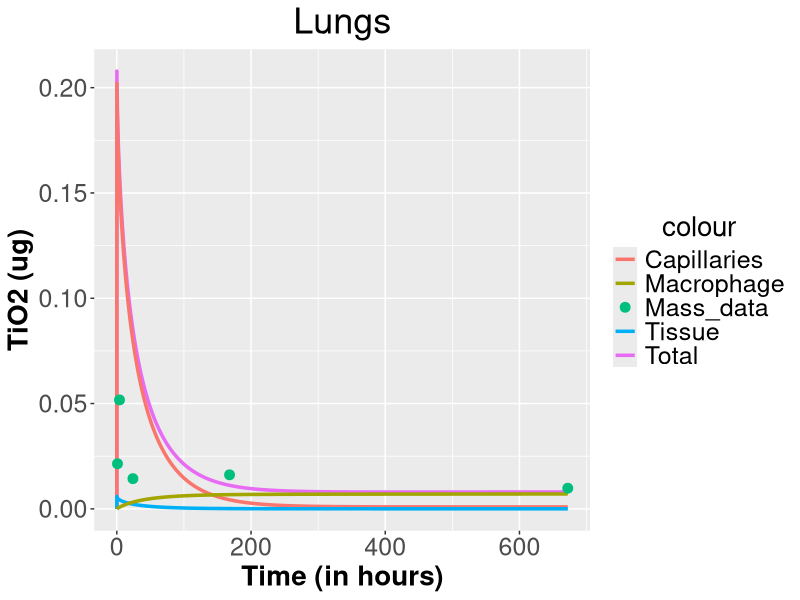
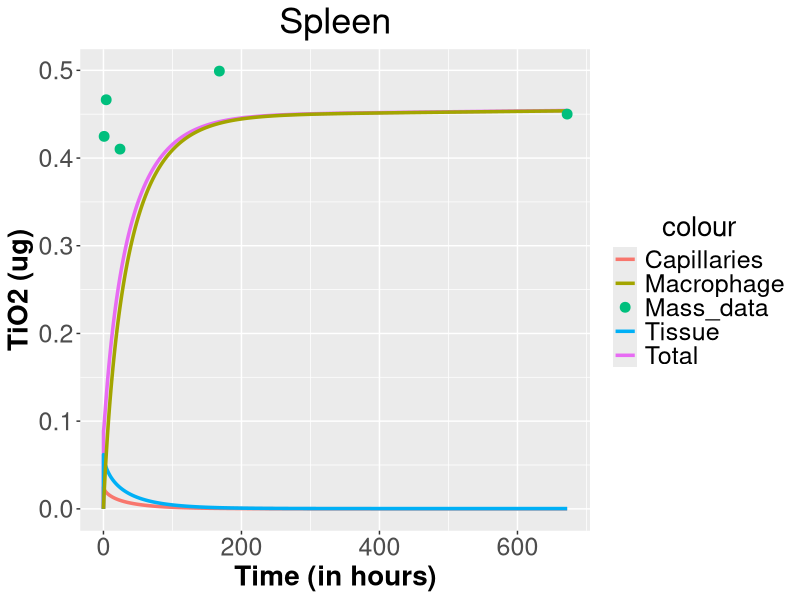
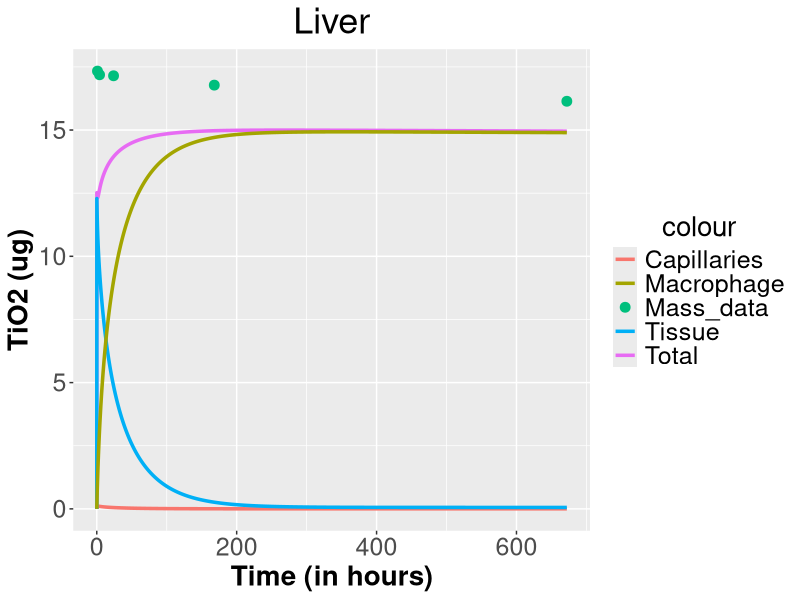
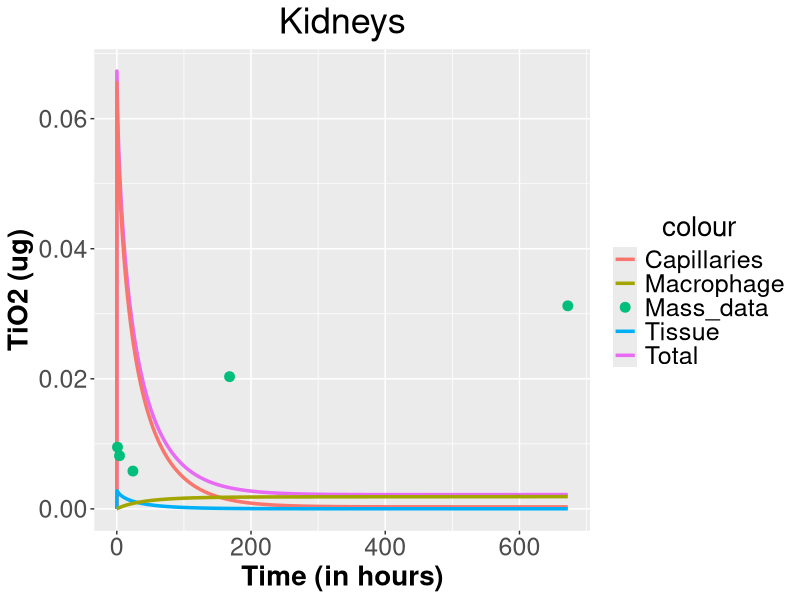
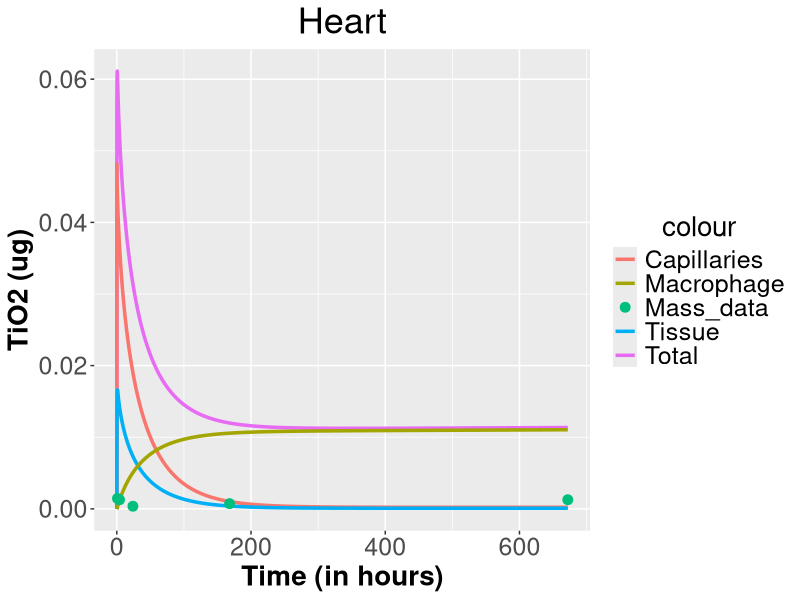
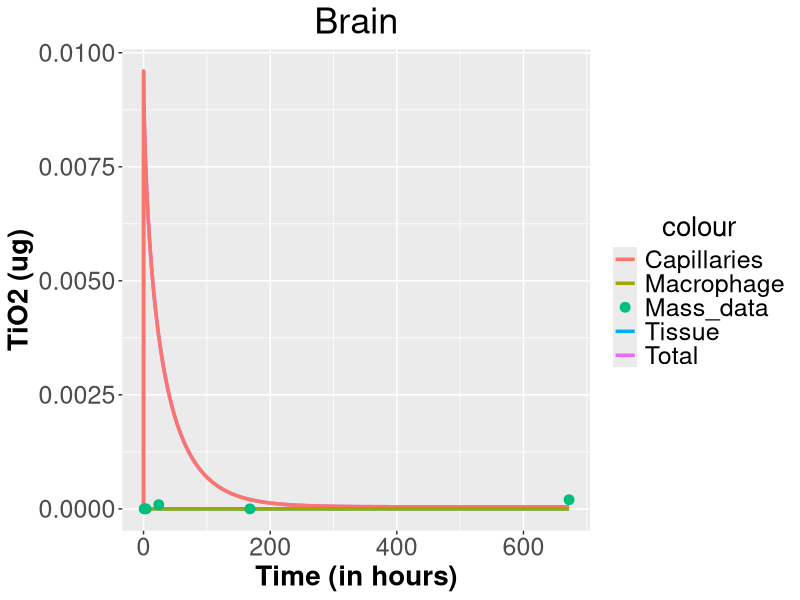
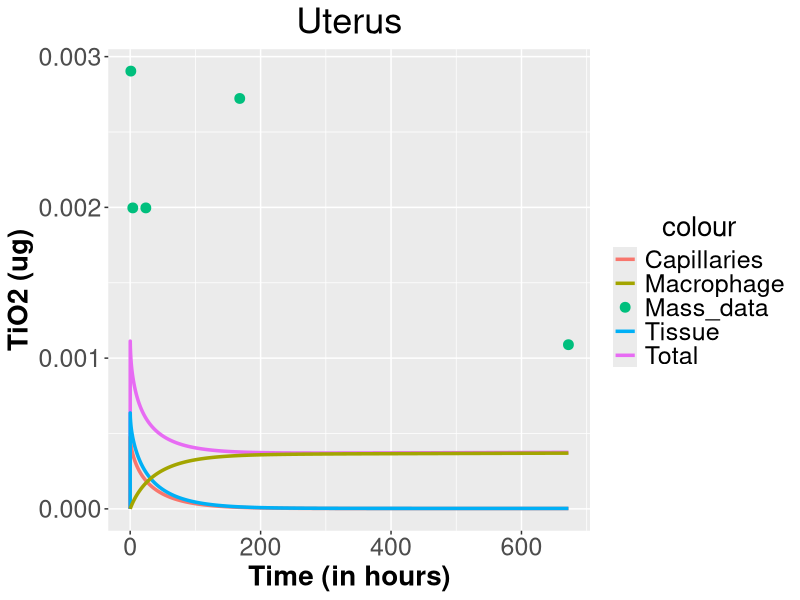
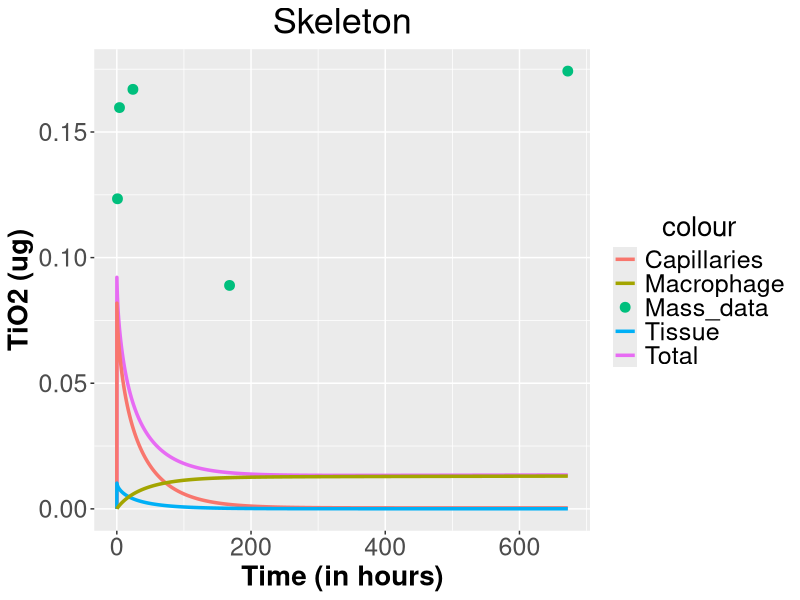

R code for these plots, in order: (Note: this script raises an error after producing the figures.)
library(openxlsx)
library(deSolve)
library(ggplot2)

setwd("C:\\Users\\vassi\\Documents\\Diploma Thesis\\My nano PBPK\\Final Model\\Fitting\\Test 3")

####################################################################
###################             DATA             ###################
####################################################################

doses <- c(18.15, 11.29, 16.53, 108.5, 46.92)

### Important!!! each compartment has a specific index vectors Tissue_fractions, Regional_flow_fractions, Capillary_fractions and cannot be changed
# The index of each compartment:
#Rest of Body (rob) --> 1
#Heart (ht) --> 2
#Kidneys (ki) --> 3
#Brain (br) --> 4
#Spleen (spl) --> 5
#Lungs (lu) --> 6
#Liver (li) --> 7
#Uterus (ut) --> 8
#Skeleton (skel) --> 9
#Adipose (ad) --> 10
#Skin (skin) --> 11
#Muscles (mu) --> 12


####################
### User's INPUT ###
####################
#### If any of these compartments don not exist in pbpk, just give it the value NA in compartments vector, example: "Heart" = NA and it will remove it 
#### from the equilibriums and the corresponding V_tis, V_cap, Q will be equal to NA.


compartments <- list( "RoB"="RoB","Heart"="Heart", "Kidneys"="Kidneys", "Brain"="Brain", "Spleen"="Spleen",
                      "Lungs"="Lungs", "Liver"="Liver", "Uterus"="Uterus", "Skeleton"="Skeleton", "Adipose"="Adipose", "Skin"="Skin", "Muscles"="Muscles") #used as input in function, compartments that are used in pbpk

BW <- 263 # Total Body weight of rat in g

#####################################
### Function to create Parameters ###
#####################################

create.params <- function(comp_names, w){
  
  # List with names of all possible compartments
  all_comps <- list("RoB"="RoB","Heart"="Heart", "Kidneys"="Kidneys", "Brain"="Brain", "Spleen"="Spleen",
                    "Lungs"="Lungs", "Liver"="Liver", "Uterus"="Uterus", "Skeleton"="Skeleton", "Adipose"="Adipose", "Skin"="Skin", "Muscles"="Muscles") # List with names of all possible compartments
  
  ### Density of tissues/organs
  d_tissue <- 1 #g/ml
  d_skeleton <- 1.92 #g/ml
  d_adipose <- 0.940 #g/ml
  
  Q_total <- (1.54*w^0.75)*60 # Total Cardiac Output (ml/h)
  
  Total_Blood <- 0.06*w+0.77 # Total blood volume (ml)
  
  #Arterial blood volume
  Vart <- 1.2905*w/100 #0.15*Total_Blood #(ml)
  
  #Veins blood volume
  Vven <- 2.968*w/100 #0.64*Total_Blood #(ml)
  
  fr_ad <- 0.0199*w + 1.644 # w in g,  Brown et al.1997 p.420. This equation gives the  adipose % of body weight 
  
  #read data from excel
  fractions <- openxlsx::read.xlsx("Rat physiological parameters.xlsx", sheet = 1, colNames = T, rowNames = T)
  fractions <- as.matrix(sapply(fractions, as.numeric))
  
  #Tissue weight fraction 
  Tissue_fractions <- fractions[,1]/100 # % of BW. Na values refers to the volume of the rest organs(RoB)
  Tissue_fractions[10] <- fr_ad/100
  #Regional blood flow fraction
  Regional_flow_fractions <- fractions[,2]/100 # % of total cardiac output
  #Capillary volume fractions (fractions of tissue volume)
  Capillary_fractions <- fractions[,3] # of tissue volume
  #Macrophage content as fraction tissue volume for each tissue/organ
  Macrophage_fractions <- fractions[,4] 
  
  W_tis <- rep(0,length(comp_names))
  V_tis <- rep(0,length(comp_names))
  V_cap <- rep(0,length(comp_names))
  V_macro <- rep(0,length(comp_names))  #one more for blood compartment
  Q <- rep(0,length(comp_names))
  
  
  for (i in 1:length(comp_names)) {
    control <- comp_names[i]
    
    Tissue_fractions[i] <- ifelse(is.na(control), NA, Tissue_fractions[i])
    Regional_flow_fractions[i] <- ifelse(is.na(control), NA, Regional_flow_fractions[i])
    Capillary_fractions[i] <- ifelse(is.na(control), NA, Capillary_fractions[i])
    Macrophage_fractions[i] <- ifelse(is.na(control), NA, Macrophage_fractions[i])
    
    ### Calculation of tissue weights  
    W_tis[i] <- w*Tissue_fractions[i]
    
    
    ###Calculation of tissue volumes
    
    if (i==9){
      V_tis[i] <- W_tis[i]/d_skeleton
    } else if(i==10){
      V_tis[i] <- W_tis[i]/d_adipose
    } else{
      V_tis[i] <- W_tis[i]/d_tissue 
    }
    
    ###Calculation of capillary volumes
    V_cap[i] <- V_tis[i]*Capillary_fractions[i]
    
    ###Volume of macrophage contents
    V_macro[i] <- V_tis[i]*Macrophage_fractions[i]
    
    ###Calculation of regional blood flows
    Q[i] <- Q_total*Regional_flow_fractions[i]
  }
  
  Vm_ven <- 0.02*Vven #macrophage content in veins
  Vm_art <- 0.01*Vart #0.02*Vart #macrophage content in arteries
  
  ### Calculations for "Rest of Body" compartment
  W_tis[1] <- w - sum(W_tis[2:length(W_tis)], na.rm = TRUE)
  V_tis[1] <- W_tis[1]     #(considering that the density of the rest tissues is 1 g/ml)
  Q[1] <- Q_total - sum(Q[2:length(Q)],na.rm = TRUE) + Q[6]
  V_cap[1] <- Total_Blood - Vven - Vart - sum(V_cap[2:length(V_cap)], na.rm = TRUE)
  V_macro[1] <- V_tis[1]*Macrophage_fractions[1]
  #Capillary_fractions[1] <- V_cap[1]/V_tis[1]
  
  
  parameters <- matrix(c(W_tis[],V_tis[],V_cap[],Q[],V_macro[]), ncol = 5)
  colnames(parameters) <- c("W_tis", "V_tis", "V_cap", "Q", "V_macro")
  rownames(parameters) <- all_comps
  
  
  return(list(parameters,
              "Q_total"=Q_total, "V_blood"=Total_Blood, "Vven"=Vven, "Vart"=Vart, "Vm_ven"=Vm_ven, "Vm_art"=Vm_art,
              
              "W_rob"=parameters[1,1], "W_ht"=parameters[2,1], "W_ki"=parameters[3,1], "W_br"=parameters[4,1], "W_spl"=parameters[5,1], "W_lu"=parameters[6,1], "W_li"=parameters[7,1], "W_ut"=parameters[8,1], "W_skel"=parameters[9,1],
              "W_ad"=parameters[10,1], "W_skin"=parameters[11,1], "W_mu"=parameters[12,1], 
              
              "Vtis_rob"=parameters[1,2], "Vtis_ht"=parameters[2,2], "Vtis_ki"=parameters[3,2], "Vtis_br"=parameters[4,2], "Vtis_spl"=parameters[5,2], "Vtis_lu"=parameters[6,2], "Vtis_li"=parameters[7,2], "Vtis_ut"=parameters[8,2], "Vtis_skel"=parameters[9,2],
              "Vtis_ad"=parameters[10,2], "Vtis_skin"=parameters[11,2], "Vtis_mu"=parameters[12,2],
              
              "Vcap_rob"=parameters[1,3], "Vcap_ht"=parameters[2,3], "Vcap_ki"=parameters[3,3], "Vcap_br"=parameters[4,3], "Vcap_spl"=parameters[5,3], "Vcap_lu"=parameters[6,3], "Vcap_li"=parameters[7,3], "Vcap_ut"=parameters[8,3], "Vcap_skel"=parameters[9,3],
              "Vcap_ad"=parameters[10,3], "Vcap_skin"=parameters[11,3], "Vcap_mu"=parameters[12,3],
              
              "Vm_rob"=parameters[1,5], "Vm_ht"=parameters[2,5], "Vm_ki"=parameters[3,5], "Vm_br"=parameters[4,5], "Vm_spl"=parameters[5,5], "Vm_lu"=parameters[6,5], "Vm_li"=parameters[7,5], "Vm_ut"=parameters[8,5], "Vm_skel"=parameters[9,5],
              "Vm_ad"=parameters[10,5], "Vm_skin"=parameters[11,5], "Vm_mu"=parameters[12,5],
              "Q_rob"=parameters[1,4]+parameters[6,4], "Q_ht"=parameters[2,4], "Q_ki"=parameters[3,4], "Q_br"=parameters[4,4], "Q_spl"=parameters[5,4], "Q_lu"=parameters[6,4], "Q_li"=parameters[7,4], "Q_ut"=parameters[8,4], "Q_skel"=parameters[9,4],
              "Q_ad"=parameters[10,4], "Q_skin"=parameters[11,4], "Q_mu"=parameters[12,4],
              
              
              P_1=6, #liver
              P_2=0.55, #spleen
              P_3=0.01, #kidneys, lungs, blood
              P_4=0.1, #heart, uterus
              P_5=0.005, #Skeleton, Soft tissue 
              P_6=1e-10, #brain
              
              x_1=1000, #liver
              x_2=1000, #spleen
              x_3=0.0001, #kidneys, lungs, blood
              x_4=0.001, #heart, uterus
              x_5=10, #Skeleton, Soft tissue
              x_6=1e-10, #brain,
              k_de=0.0001,
              Km=5, #micro-g/ml 
              Pup=0.995, #ml/h/(ml pcs)
              
             
              CLE_f=0.0008, #1/h
              CLE_u=1.7 #1/h
              
              
  ))
}

params<-create.params(compartments,BW)
#print(params)
dose <- doses[1]
inits <- c(Mcap_lu=0, Mcap_spl=0, Mcap_li=0, Mcap_ki=0, Mcap_ht=0, Mcap_br=0, Mcap_ut=0, Mcap_skel=0, Mcap_st=0, Mcap_rob=0,
           Mtis_lu=0, Mtis_spl=0, Mtis_li=0, Mtis_ki=0, Mtis_ht=0, Mtis_br=0, Mtis_ut=0, Mtis_skel=0, Mtis_st=0, Mtis_rob=0,
           Mm_lu=0, Mm_spl=0, Mm_li=0, Mm_ki=0, Mm_ht=0, Mm_br=0, Mm_ut=0, Mm_skel=0, Mm_st=0, Mm_rob=0, 
           M_ven=dose, M_art=0, Mm_ven=0, Mm_art=0, M_feces=0, M_urine=0)


###############
# ODEs system #
###############
ode.func <- function(time, inits, params){
  with( as.list(c(inits,params)),{
    
    #In Kreyling data, soft tissue compartment consists of muscles, adipose and skin. As a result these 3 compartments will be represented as 1 (Soft tissue) here.
    W_st <- W_ad + W_skin + W_mu
    Vtis_st <- Vtis_ad + Vtis_skin + Vtis_mu
    Vcap_st <- Vcap_ad + Vcap_skin + Vcap_mu
    Q_st <- Q_ad + Q_skin + Q_mu
    Vm_st <- Vm_ad + Vm_skin + Vm_mu
    
    #Capillary concentrations
    Ccap_lu <- Mcap_lu/Vcap_lu
    Ccap_spl <- Mcap_spl/Vcap_spl
    Ccap_li <- Mcap_li/Vcap_li
    Ccap_ki <- Mcap_ki/Vcap_ki
    Ccap_ht <- Mcap_ht/Vcap_ht
    Ccap_br <- Mcap_br/Vcap_br
    Ccap_ut <- Mcap_ut/Vcap_ut
    Ccap_skel <- Mcap_skel/Vcap_skel
    Ccap_st <- Mcap_st/Vcap_st
    Ccap_rob <- Mcap_rob/Vcap_rob
    
    #Tissue concentration
    Ctis_lu <- Mtis_lu/Vtis_lu
    Ctis_spl <- Mtis_spl/Vtis_spl
    Ctis_li <- Mtis_li/Vtis_li
    Ctis_ki <- Mtis_ki/Vtis_ki
    Ctis_ht <- Mtis_ht/Vtis_ht
    Ctis_br <- Mtis_br/Vtis_br
    Ctis_ut <- Mtis_ut/Vtis_ut
    Ctis_skel <- Mtis_skel/Vtis_skel
    Ctis_st <- Mtis_st/Vtis_st
    Ctis_rob <- Mtis_rob/Vtis_rob
    
    #Concentration in Macrophages cells sub-compartment
    Cm_lu <- Mm_lu/Vm_lu
    Cm_spl <- Mm_spl/Vm_spl
    Cm_li <- Mm_li/Vm_li
    Cm_ki <- Mm_ki/Vm_ki
    Cm_ht <- Mm_ht/Vm_ht
    Cm_br <- Mm_br/Vm_br
    Cm_ut <- Mm_ut/Vm_ut
    Cm_skel <- Mm_skel/Vm_skel
    Cm_st <- Mm_st/Vm_st
    Cm_rob <- Mm_rob/Vm_rob
    
    Cm_art <- Mm_art/Vm_art
    Cm_ven <- Mm_ven/Vm_ven
    
    C_ven <- M_ven/Vven
    C_art <- M_art/Vart
    
    
    PA_lu<-x_3*Q_total
    PA_spl<-x_2*Q_spl
    PA_li<-x_1*Q_li
    PA_ki<-x_3*Q_ki
    PA_ht<-x_4*Q_ht
    PA_br<-x_6*Q_br
    PA_ut<-x_4*Q_ut
    PA_skel<-x_5*Q_skel
    PA_st<-x_5*Q_st
    PA_rob<-x_4*Q_rob
    
    P_lu <- P_3
    P_spl <- P_2
    P_li <- P_1
    P_ki <- P_3
    P_ht <- P_4
    P_br <- P_6
    P_ut <- P_4
    P_skel <- P_5
    P_st <- P_5
    P_rob <- P_4
    
    Pup_lu<-Pup*Vm_lu*(1-(Cm_lu/(Km+Cm_lu))) #ml/h
    Pup_spl<-Pup*Vm_spl*(1-(Cm_spl/(Km+Cm_spl))) #ml/h
    Pup_li<-Pup*Vm_li*(1-(Cm_li/(Km+Cm_li))) #ml/h
    Pup_ki<-Pup*Vm_ki*(1-(Cm_ki/(Km+Cm_ki))) #ml/h
    Pup_ht<-Pup*Vm_ht*(1-(Cm_ht/(Km+Cm_ht))) #ml/h
    Pup_br<-Pup*Vm_br*(1-(Cm_br/(Km+Cm_br))) #ml/h
    Pup_ut<-Pup*Vm_ut*(1-(Cm_ut/(Km+Cm_ut))) #ml/h
    Pup_skel<-Pup*Vm_skel*(1-(Cm_skel/(Km+Cm_skel))) #ml/h
    Pup_st<-Pup*Vm_st*(1-(Cm_st/(Km+Cm_st))) #ml/h
    Pup_rob<-Pup*Vm_rob*(1-(Cm_rob/(Km+Cm_rob))) #ml/h
    
    Pup_ven<-Pup*Vm_ven*(1-(Cm_ven/(Km+Cm_ven))) #ml/h
    Pup_art<-Pup*Vm_art*(1-(Cm_art/(Km+Cm_art))) #ml/h
    
    #Lungs
    dMcap_lu <- Q_total*C_ven - Q_total*Ccap_lu - PA_lu*Ccap_lu + PA_lu*Ctis_lu/P_lu
    dMtis_lu <- PA_lu*Ccap_lu - PA_lu*Ctis_lu/P_lu - Pup_lu*Ctis_lu + k_de*Mm_lu
    dMm_lu   <- Pup_lu*Ctis_lu - k_de*Mm_lu
    
    #Spleen
    dMcap_spl <- Q_spl*C_art - Q_spl*Ccap_spl - PA_spl*Ccap_spl + PA_spl*Ctis_spl/P_spl
    dMtis_spl <- PA_spl*Ccap_spl - PA_spl*Ctis_spl/P_spl - Pup_spl*Ctis_spl + k_de*Mm_spl
    dMm_spl   <- Pup_spl*Ctis_spl - k_de*Mm_spl
    
    #Liver
    dMcap_li <- Q_li*C_art + Q_spl*Ccap_spl - (Q_li+Q_spl)*Ccap_li - PA_li*Ccap_li + PA_li*Ctis_li/P_li
    dMtis_li <- PA_li*Ccap_li - PA_li*Ctis_li/P_li - Pup_li*Ctis_li + k_de*Mm_li - CLE_f*Mtis_li
    dMm_li   <- Pup_li*Ctis_li - k_de*Mm_li
    dM_feces <- CLE_f*Mtis_li
    
    #Kidneys
    dMcap_ki <- Q_ki*C_art - Q_ki*Ccap_ki - PA_ki*Ccap_ki + PA_ki*Ctis_ki/P_ki
    dMtis_ki <- PA_ki*Ccap_ki - PA_ki*Ctis_ki/P_ki - Pup_ki*Ctis_ki + k_de*Mm_ki - CLE_u*Mtis_ki
    dMm_ki   <- Pup_ki*Ctis_ki - k_de*Mm_ki
    dM_urine <- CLE_u*Mtis_ki
    
    #Heart
    dMcap_ht <- Q_ht*C_art - Q_ht*Ccap_ht - PA_ht*Ccap_ht + PA_ht*Ctis_ht/P_ht
    dMtis_ht <- PA_ht*Ccap_ht - PA_ht*Ctis_ht/P_ht - Pup_ht*Ctis_ht + k_de*Mm_ht
    dMm_ht   <- Pup_ht*Ctis_ht - k_de*Mm_ht
    
    #Brain
    dMcap_br <- Q_br*C_art - Q_br*Ccap_br - PA_br*Ccap_br + PA_br*Ctis_br/P_br
    dMtis_br <- PA_br*Ccap_br - PA_br*Ctis_br/P_br - Pup_br*Ctis_br + k_de*Mm_br
    dMm_br   <- Pup_br*Ctis_br - k_de*Mm_br
    
    #Uterus
    dMcap_ut <- Q_ut*C_art - Q_ut*Ccap_ut - PA_ut*Ccap_ut + PA_ut*Ctis_ut/P_ut
    dMtis_ut <- PA_ut*Ccap_ut - PA_ut*Ctis_ut/P_ut - Pup_ut*Ctis_ut + k_de*Mm_ut
    dMm_ut   <- Pup_ut*Ctis_ut - k_de*Mm_ut
    
    #Skeleton
    dMcap_skel <- Q_skel*C_art - Q_skel*Ccap_skel - PA_skel*Ccap_skel + PA_skel*Ctis_skel/P_skel
    dMtis_skel <- PA_skel*Ccap_skel - PA_skel*Ctis_skel/P_skel - Pup_skel*Ctis_skel + k_de*Mm_skel
    dMm_skel   <- Pup_skel*Ctis_skel - k_de*Mm_skel
    
    #Soft tissue
    dMcap_st <- Q_st*C_art - Q_st*Ccap_st - PA_st*Ccap_st + PA_st*Ctis_st/P_st
    dMtis_st <- PA_st*Ccap_st - PA_st*Ctis_st/P_st - Pup_st*Ctis_st + k_de*Mm_st
    dMm_st   <- Pup_st*Ctis_st - k_de*Mm_st
    
    #Rest of Body
    dMcap_rob <- Q_rob*C_art - Q_rob*Ccap_rob - PA_rob*Ccap_rob + PA_rob*Ctis_rob/P_rob
    dMtis_rob <- PA_rob*Ccap_rob - PA_rob*Ctis_rob/P_rob - Pup_rob*Ctis_rob + k_de*Mm_rob
    dMm_rob   <- Pup_rob*Ctis_rob - k_de*Mm_rob
    
    #Veins
    dM_ven <- - Q_total*C_ven + (Q_li+Q_spl)*Ccap_li + Q_ki*Ccap_ki + Q_ht*Ccap_ht + Q_br*Ccap_br + Q_ut*Ccap_ut + Q_skel*Ccap_skel + 
      Q_st*Ccap_st + Q_rob*Ccap_rob - Pup_ven*C_ven + k_de*Mm_ven
    dMm_ven <- Pup_ven*C_ven - k_de*Mm_ven
    
    #Arteries
    dM_art <- Q_total*Ccap_lu - Q_spl*C_art - Q_li*C_art - Q_ki*C_art - Q_ht*C_art - Q_br*C_art - Q_ut*C_art - Q_skel*C_art - Q_st*C_art - Q_rob*C_art - 
      Pup_art*C_art + k_de*Mm_art
    dMm_art <-Pup_art*C_art - k_de*Mm_art
    
    
    #Total amounts in each compartment
    #Lungs
    Lu_total <- Mcap_lu + Mtis_lu + Mm_lu
    
    #Spleen
    Spl_total <- Mcap_spl + Mtis_spl + Mm_spl
    
    #Liver
    Li_total <- Mcap_li + Mtis_li + Mm_li
    
    #Kidneys
    Ki_total <- Mcap_ki + Mtis_ki + Mm_ki
    
    #Heart
    Ht_total <- Mcap_ht + Mtis_ht + Mm_ht
    
    #Brain
    Br_total <- Mcap_br + Mtis_br + Mm_br
    
    #Uterus
    Ut_total <- Mcap_ut + Mtis_ut + Mm_ut
    
    #Skeleton
    Skel_total <- Mcap_skel + Mtis_skel + Mm_skel 
    
    #Soft tissue
    St_total <- Mcap_st + Mtis_st + Mm_st
    
    #Rest of Body
    Rob_total <- Mcap_rob + Mtis_rob + Mm_rob
    
    #Blood
    Blood_total <- M_ven + Mm_ven + M_art + Mm_art
    
    Feces_total = M_feces
    Urine_total = M_urine
    
    list(c(dMcap_lu=dMcap_lu, dMcap_spl=dMcap_spl, dMcap_li=dMcap_li, dMcap_ki=dMcap_ki, dMcap_ht=dMcap_ht, dMcap_br=dMcap_br, dMcap_ut=dMcap_ut, dMcap_skel=dMcap_skel, dMcap_st=dMcap_st, dMcap_rob=dMcap_rob,
           dMtis_lu=dMtis_lu, dMtis_spl=dMtis_spl, dMtis_li=dMtis_li, dMtis_ki=dMtis_ki, dMtis_ht=dMtis_ht, dMtis_br=dMtis_br, dMtis_ut=dMtis_ut, dMtis_skel=dMtis_skel, dMtis_st=dMtis_st, dMtis_rob=dMtis_rob,
           dMm_lu=dMm_lu, dMm_spl=dMm_spl, dMm_li=dMm_li, dMm_ki=dMm_ki, dMm_ht=dMm_ht, dMm_br=dMm_br, dMm_ut=dMm_ut, dMm_skel=dMm_skel, dMm_st=dMm_st, dMm_rob=dMm_rob,
           dM_ven=dM_ven, dM_art=dM_art, dMm_ven=dMm_ven, dMm_art=dMm_art, dM_feces=dM_feces, dM_urine=dM_urine), 
         Lu_total=Lu_total, Spl_total=Spl_total, Li_total=Li_total, Ki_total=Ki_total, Ht_total=Ht_total, Br_total=Br_total, Ut_total=Ut_total, 
         Skel_total=Skel_total, St_total=St_total, Rob_total=Rob_total, Blood_total=Blood_total, Feces_total=Feces_total, Urine_total=Urine_total)
    
    
  })}

#sample_time <- c(0, 10/60, 1, 1*24, 7*24, 28*24) #in hours
sample_time <- seq(0, 28*24, 0.1) #in hours

solution <- ode(times = sample_time, func = ode.func, y = inits, parms = params, method = "bdf")
#print(solution)
#rowSums(solution[,2:(length(inits)+1)])

Total_amounts <- solution[,38:50]


solution <- solution[,2:(length(inits)+1)]
ltime <- length(sample_time)
Capillaries_amount <- matrix(0, nrow = ltime, ncol = 11)

for (t in 1:ltime) { # t->time indice 
  ### Amount of NPs in capillaries of each organ
  
  # Amount in Lungs
  Capillaries_amount[t,1] <- solution[t,1]
  
  # Amount in Spleen
  Capillaries_amount[t,2] <- solution[t,2] 
  
  # Amount in Liver
  Capillaries_amount[t,3] <- solution[t,3] 
  
  # Amount in Kidneys
  Capillaries_amount[t,4] <- solution[t,4] 
  
  # Amount in Heart
  Capillaries_amount[t,5] <- solution[t,5] 
  
  # Amount in Brain
  Capillaries_amount[t,6] <- solution[t,6] 
  
  # Amount in Uterus
  Capillaries_amount[t,7] <- solution[t,7]  
  
  # Amount in Skeleton
  Capillaries_amount[t,8] <- solution[t,8] 
  
  # Amount in Soft tissue
  Capillaries_amount[t,9] <- solution[t,9] 
  
  # Amount in Rest of Body
  Capillaries_amount[t,10] <- solution[t,10] 
  
  # Amount in Blood
  Capillaries_amount[t,11] <- 0
}


Tissue_amount <- matrix(0, nrow = ltime, ncol = 11)
for (t in 1:ltime) { # t->time indice 
  ### Amount of NPs in tissue of each organ
  
  # Amount in Lungs
  Tissue_amount[t,1] <- solution[t,11]
  
  # Amount in Spleen
  Tissue_amount[t,2] <- solution[t,12] 
  
  # Amount in Liver
  Tissue_amount[t,3] <- solution[t,13] 
  
  # Amount in Kidneys
  Tissue_amount[t,4] <- solution[t,14] 
  
  # Amount in Heart
  Tissue_amount[t,5] <- solution[t,15] 
  
  # Amount in Brain
  Tissue_amount[t,6] <- solution[t,16] 
  
  # Amount in Uterus
  Tissue_amount[t,7] <- solution[t,17]  
  
  # Amount in Skeleton
  Tissue_amount[t,8] <- solution[t,18] 
  
  # Amount in Soft tissue
  Tissue_amount[t,9] <- solution[t,19] 
  
  # Amount in Rest of Body
  Tissue_amount[t,10] <- solution[t,20] 
  
  # Amount in Blood
  Tissue_amount[t,11] <- solution[t,31] + solution[t,32]
}

PCs_amount <- matrix(0, nrow = ltime, ncol = 11)
for (t in 1:ltime) { # t->time indice 
  ### Amount of NPs in tissue of each organ
  
  # Amount in Lungs
  PCs_amount[t,1] <- solution[t,21]
  
  # Amount in Spleen
  PCs_amount[t,2] <- solution[t,22] 
  
  # Amount in Liver
  PCs_amount[t,3] <- solution[t,23] 
  
  # Amount in Kidneys
  PCs_amount[t,4] <- solution[t,24] 
  
  # Amount in Heart
  PCs_amount[t,5] <- solution[t,25] 
  
  # Amount in Brain
  PCs_amount[t,6] <- solution[t,26] 
  
  # Amount in Uterus
  PCs_amount[t,7] <- solution[t,27]  
  
  # Amount in Skeleton
  PCs_amount[t,8] <- solution[t,28] 
  
  # Amount in Soft tissue
  PCs_amount[t,9] <- solution[t,29] 
  
  # Amount in Rest of Body
  PCs_amount[t,10] <- solution[t,30] 
  
  # Amount in Blood
  PCs_amount[t,11] <- solution[t,33] + solution[t,34]
}

###Prepare experimental data
#read data
data <- openxlsx::read.xlsx("Kreyling IV data.xlsx", sheet = 1, colNames = T, rowNames = T)
sd <- openxlsx::read.xlsx("Kreyling IV data.xlsx", sheet = 2, colNames = T, rowNames = T)
feces_exp <- openxlsx::read.xlsx("Kreyling IV data.xlsx", sheet = 3, colNames = T, rowNames = F)
urine_exp <- openxlsx::read.xlsx("Kreyling IV data.xlsx", sheet = 4, colNames = T, rowNames = F)
colnames(feces_exp) <- c("Time", "Feces") # Time in days, Feces in micro_g
colnames(urine_exp) <- c("Time", "Urine_excretion_rate", "Cumulative_ID") # Time in days
#Transform data
Transformed_data <- data
for (d in 1:length(doses)) {
  Transformed_data[d,] <- ((data[d,]/100)*doses[1])  #results give TiO2 in micro grams
  sd[d,] <- sd[d,]*doses[1]/100
}
#Drop Carcass column
Transformed_data <- subset(Transformed_data, select = -(Carcass))
sd <- subset(sd, select = -(Carcass))
feces_exp[,1] <- feces_exp[,1]*24 #transform time to hours
urine_exp[,1] <- urine_exp[,1]*24 #transform time to hours
feces_exp[,2] <- feces_exp[,2]*doses[1]/100
urine_exp <- subset(urine_exp, select = -(Urine_excretion_rate))
urine_exp[,2] <- urine_exp[,2]*doses[1]/100


# Time of sampling
time <-  c(1, 4, 24, 7*24, 28*24) #in hours
urine_time <- urine_exp[,1]*24 #in hours
feces_time <- feces_exp[,1]*24 #in hours


Liver_data <- as.data.frame(cbind(time,Transformed_data[,1], sd[,1]))
Spleen_data <- as.data.frame(cbind(time,Transformed_data[,2], sd[,2]))
Kidneys_data <- as.data.frame(cbind(time,Transformed_data[,3], sd[,3]))
Lungs_data <- as.data.frame(cbind(time,Transformed_data[,4], sd[,4]))
Heart_data <- as.data.frame(cbind(time,Transformed_data[,5], sd[,5]))
Brain_data <- as.data.frame(cbind(time,Transformed_data[,6], sd[,6]))
Uterus_data <- as.data.frame(cbind(time,Transformed_data[,7], sd[,7]))
Blood_data <- as.data.frame(cbind(time,Transformed_data[,8], sd[,8]))
Skeleton_data <- as.data.frame(cbind(time,Transformed_data[,9], sd[,9]))
Soft_tissue_data <- as.data.frame(cbind(time,Transformed_data[,10], sd[,10]))
Feces_data <- feces_exp
Urine_data <- urine_exp


colnames(Liver_data) <- c("Time", "Mass_data", "SD")
colnames(Spleen_data) <- colnames(Liver_data)
colnames(Kidneys_data) <- colnames(Liver_data)
colnames(Lungs_data) <- colnames(Liver_data)
colnames(Heart_data) <- colnames(Liver_data)
colnames(Brain_data) <- colnames(Liver_data)
colnames(Uterus_data) <- colnames(Liver_data)
colnames(Blood_data) <- colnames(Liver_data)
colnames(Skeleton_data) <- colnames(Liver_data)
colnames(Soft_tissue_data) <- colnames(Liver_data)
colnames(Feces_data) <- c("time", "Feces")
colnames(Urine_data) <- c("time", "Urine")



observed_data <- list(Lungs_data, Spleen_data, Liver_data, Kidneys_data, Heart_data, Brain_data, Uterus_data,
                      Skeleton_data, Soft_tissue_data, Blood_data, Feces_data, Urine_data)

#Prepare results for plots
Lungs <- as.data.frame(cbind(sample_time, Total_amounts[,1], Capillaries_amount[,1], Tissue_amount[,1], PCs_amount[,1]))
Spleen <- as.data.frame(cbind(sample_time, Total_amounts[,2], Capillaries_amount[,2], Tissue_amount[,2], PCs_amount[,2]))
Liver <- as.data.frame(cbind(sample_time, Total_amounts[,3], Capillaries_amount[,3], Tissue_amount[,3], PCs_amount[,3]))
Kidneys <- as.data.frame(cbind(sample_time, Total_amounts[,4], Capillaries_amount[,4], Tissue_amount[,4], PCs_amount[,4]))
Heart <- as.data.frame(cbind(sample_time, Total_amounts[,5], Capillaries_amount[,5], Tissue_amount[,5], PCs_amount[,5]))
Brain <- as.data.frame(cbind(sample_time, Total_amounts[,6], Capillaries_amount[,6], Tissue_amount[,6], PCs_amount[,6]))
Uterus <- as.data.frame(cbind(sample_time, Total_amounts[,7], Capillaries_amount[,7], Tissue_amount[,7], PCs_amount[,7]))
Skeleton <- as.data.frame(cbind(sample_time, Total_amounts[,8], Capillaries_amount[,8], Tissue_amount[,8], PCs_amount[,8]))
Soft_tissue <- as.data.frame(cbind(sample_time, Total_amounts[,9], Capillaries_amount[,9], Tissue_amount[,9], PCs_amount[,9]))
#Rest_of_body <- as.data.frame(cbind(sample_time, Total_amounts[,10], Capillaries_amount[,10], Tissue_amount[,10], PCs_amount[,10]))
Blood <- as.data.frame(cbind(sample_time, Total_amounts[,11], Capillaries_amount[,11], Tissue_amount[,11], PCs_amount[,11]))
Feces <- as.data.frame(cbind(sample_time, Total_amounts[,12]))
Urine <- as.data.frame(cbind(sample_time, Total_amounts[,13]))

colnames(Lungs) <- c("Time", "Total", "Capillaries", "Tissue", "Macrophage")
colnames(Spleen) <- colnames(Lungs)
colnames(Liver) <- colnames(Lungs)
colnames(Kidneys) <- colnames(Lungs)
colnames(Heart) <- colnames(Lungs)
colnames(Brain) <- colnames(Lungs)
colnames(Uterus) <- colnames(Lungs)
colnames(Skeleton) <- colnames(Lungs)
colnames(Soft_tissue) <- colnames(Lungs)
#colnames(Rest_of_body) <- colnames(Lungs)
colnames(Blood) <- colnames(Lungs)
colnames(Feces) <- c("Time", "Total")
colnames(Urine) <- colnames(Feces)

bag_of_data <- list(Lungs, Spleen, Liver, Kidneys, Heart, Brain, Uterus, Skeleton, Soft_tissue, Blood)
names(bag_of_data) <- c( "Lungs", "Spleen", "Liver", "Kidneys", "Heart", "Brain", "Uterus", "Skeleton", "Soft_tissue",  "Blood")
comp_names <- c( "Lungs", "Spleen", "Liver", "Kidneys", "Heart", "Brain", "Uterus", "Skeleton", "Soft_tissue",  "Blood")
counter <-1

setwd("C:\\Users\\vassi\\Documents\\Diploma Thesis\\My nano PBPK\\Final Model\\Fitting\\Test 3\\Test Plots")

for (dat in bag_of_data) {
  comp_name<-comp_names[counter]
  save_name<-paste0(comp_name, ".png", sep="")
  data_to_plot <- dat
  experimental <- observed_data[[counter]]
  
  my_plot <- ggplot(data_to_plot, aes(x=Time, y=Total, colour = "Total"))+
    geom_line(size=1.2) +
    geom_line(data = data_to_plot, aes(x=Time, y=Capillaries, colour = "Capillaries"),size=1.2)+
    geom_line(data = data_to_plot, aes(x = Time, y = Tissue, colour = "Tissue"),size=1.2)+
    geom_line(data = data_to_plot, aes(x = Time, y= Macrophage, colour = "Macrophage"),size=1.2)+
    geom_point(data = experimental, aes(x = Time, y=Mass_data,  colour = "Mass_data"),size=3)+
    #geom_errorbar(data = experimental, aes(ymin = ifelse((Mass_data - SD)>0, Mass_data - SD, 0), ymax = Mass_data + SD ), width=1)+
    
    labs(title = rlang::expr(!!comp_name),  y = "TiO2 (ug)", x = "Time (in hours)") +
    
    #labs(x = expression("Time (days)"),y = expression("Amount(micrograms)"))+
    #scale_colour_manual(name="Subcompartment", values=c("Total"=1, "Capillaries"=2, "Tissue"=3, "Macrophage"=4, "Mass_data"=5))+
    
    theme(plot.title = element_text(hjust = 0.5,size=26), axis.title.y =element_text(hjust = 0.5,size=20,face="bold"),
          axis.text.y=element_text(size=18),
          axis.title.x =element_text(hjust = 0.5,size=20,face="bold"),
          axis.text.x=element_text(size=18),
          legend.title=element_text(hjust = 0.5,size=20), 
          legend.text=element_text(size=18))
  
  png(rlang::expr(!!save_name), width = 15, height = 10, units = 'in', res = 500)
  print(my_plot)
  
  dev.off()
  counter <- counter +1
}

feces_plot <- ggplot(feces_exp, aes(Time, Feces, colour = "Mass_data"))+
  geom_point(size = 3) +
  geom_line(data = Feces, aes(x=Time, y=Total, colour="Total"))+
  
  labs(title = "Feces", y = "TiO2 (micro-grams)", x = "Time (hours)" )+
  theme(plot.title = element_text(hjust = 0.5,size=26),
        axis.title.y =element_text(hjust = 0.5,size=20,face="bold"),
        axis.text.y=element_text(size=18),
        axis.title.x =element_text(hjust = 0.5,size=20,face="bold"),
        axis.text.x=element_text(size=18),
        legend.title=element_text(hjust = 0.5,size=20), 
        legend.text=element_text(size=18))

ggsave("Feces.png", width = 15, height = 10, units = 'in')
dev.off()


urine_plot <- ggplot(urine_exp, aes(Time, Cumulative_ID, colour = "Mass_data"))+
  geom_point(size = 3) +
  geom_line(data = Urine, aes(x=Time, y=Total, colour="Total"))+
  
  
  labs(title = "Urine", y = "TiO2 (micro-grams)", x = "Time (days)" )+
  theme(plot.title = element_text(hjust = 0.5,size=26),
        axis.title.y =element_text(hjust = 0.5,size=20,face="bold"),
        axis.text.y=element_text(size=18),
        axis.title.x =element_text(hjust = 0.5,size=20,face="bold"),
        axis.text.x=element_text(size=18),
        legend.title=element_text(hjust = 0.5,size=20), 
        legend.text=element_text(size=18))

ggsave("Urine.png", width = 15, height = 10, units = 'in')
dev.off()

#print(urine_plot)
